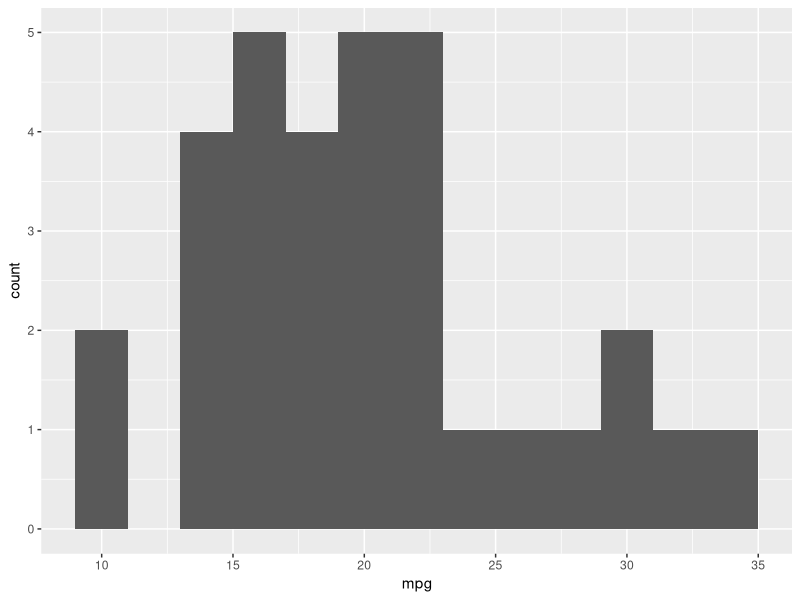
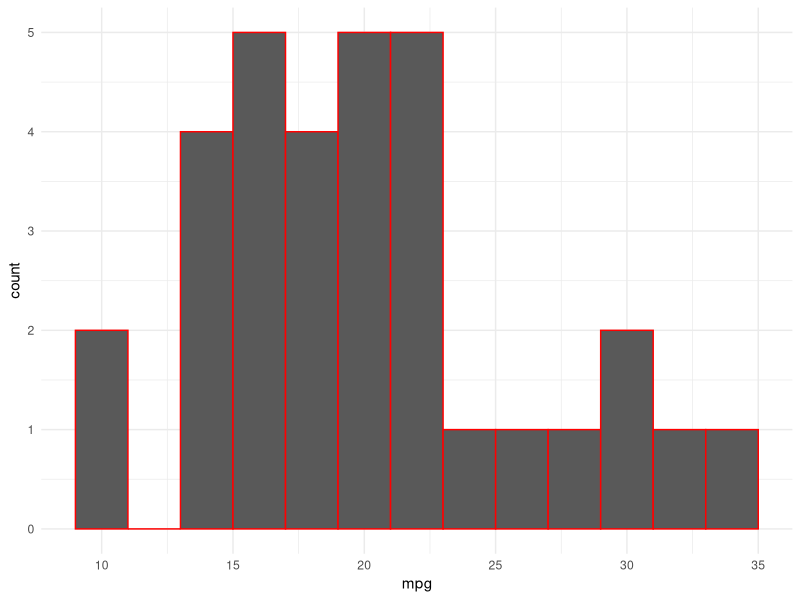
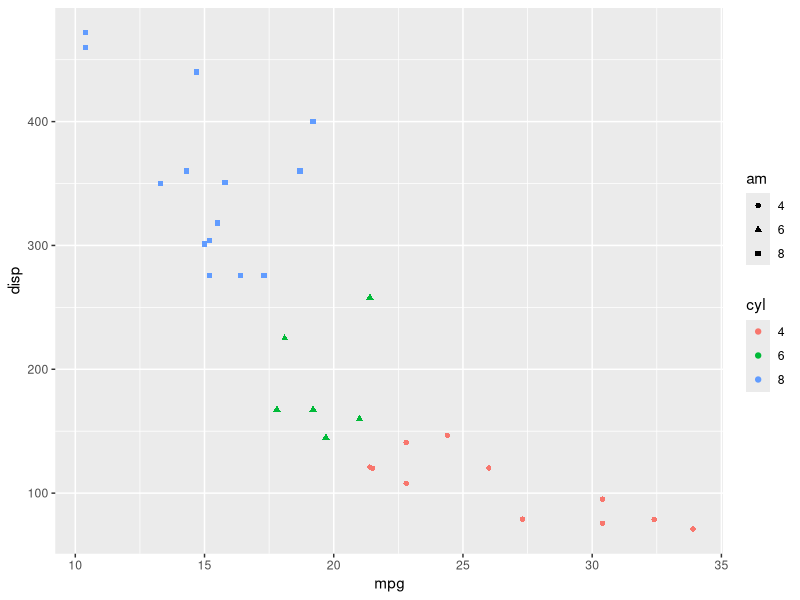
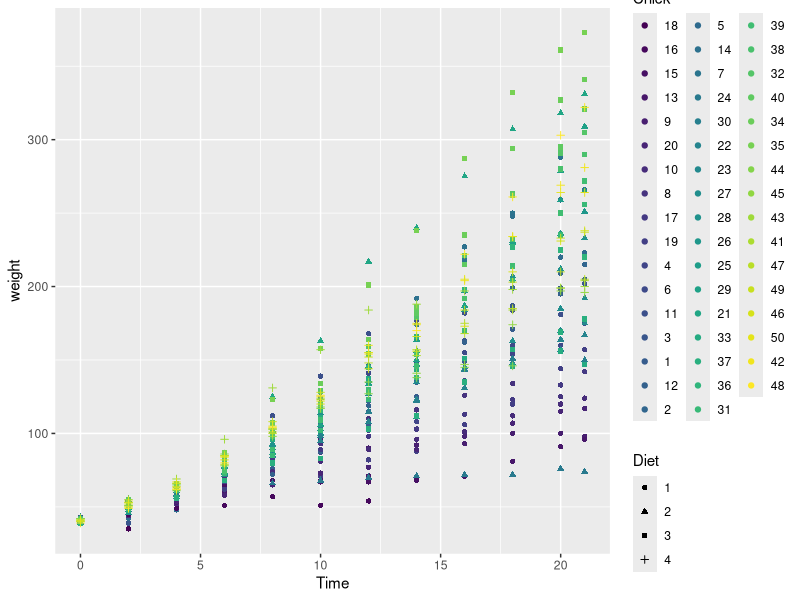
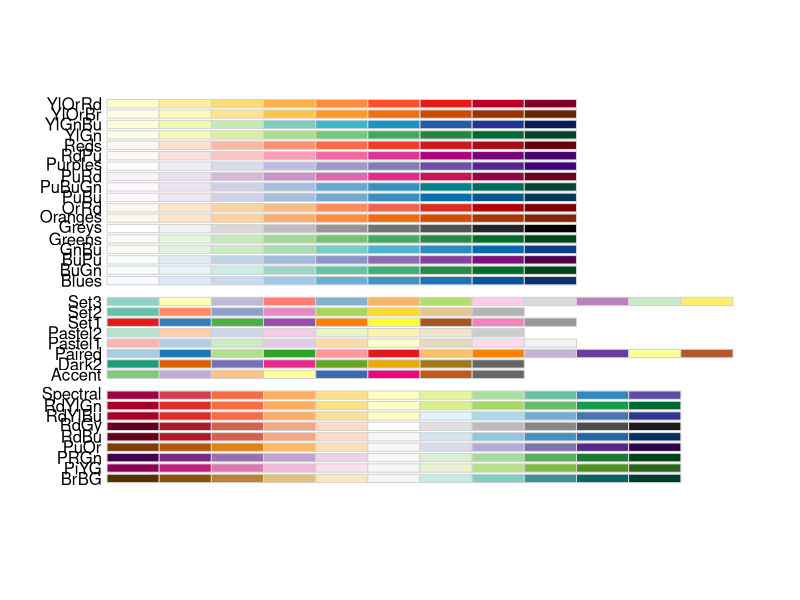

Write the R code that produced these figures, in order.
#11/06/17
#today is ggplot 
library(ggplot2)
#ggplot2(data= , mapping= aes(x, y, <aesthetics>))
plots <- ggplot(data = mtcars, aes(x = mpg))
plots + geom_histogram(binwidth = 2)
plots + geom_histogram(col = "red", binwidth = 2) + theme_minimal()

mtcars$cyl<- factor(mtcars$cyl)
mtcars$am<- as.factor(mtcars$cyl)
p1 <- ggplot(data = mtcars, aes(x = mpg, y = disp, color = cyl, shape = am))
p1 + geom_point()


#use chick wieght data obtain the sub set whith 21 weeks
str(ChickWeight)
chicks_at_21_weeks <- subset(ChickWeight, Time == 21)
View(chicks_at_21_weeks)
chicks_at_21_weeks$Diet <- factor(chicks_at_21_weeks$Diet)
ChickWeight$Diet <- factor(ChickWeight$Diet)
ChickWeight$Chick <- factor(ChickWeight$Chick)
f <- ggplot(ChickWeight, aes(x = Time, y = weight, shape = Diet, col= Chick))
f + geom_point()
#rcolor 
library(RColorBrewer)
display.brewer.all()
#seperate smooth 
p2<- ggplot(chicks_at_21_weeks, aes(x = weight))+ geom_dotplot(aes())